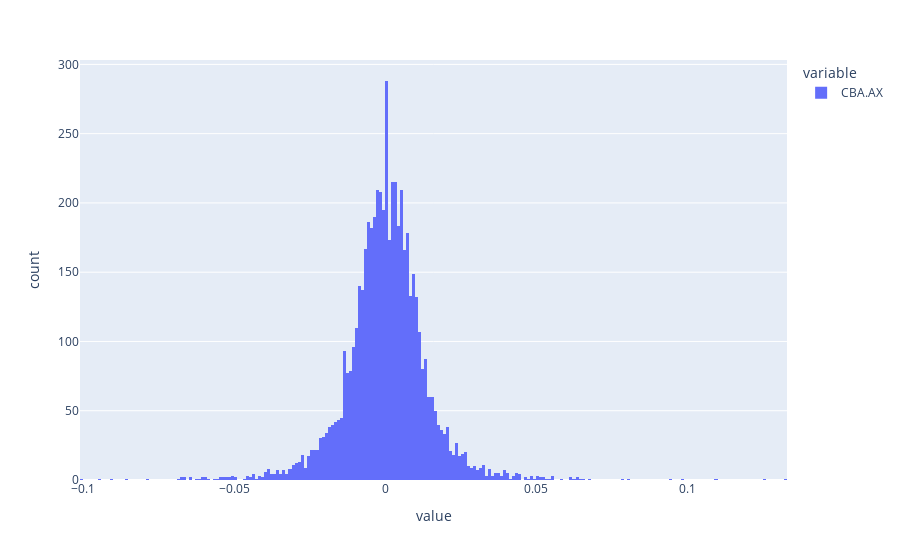

The notebook cell this image was saved under:
### Code cell
Close['CBA.AX'].pct_change().plot(kind='hist')

### Figure 1 — Plotly figure (JSON) as saved in the notebook; plotly's stock layout.template omitted (floating-point values rounded to 4 significant figures; data arrays with more than 128 entries replaced by an {"elided": "..."} marker saying what was removed)
{"data": [{"alignmentgroup": "True", "bingroup": "x", "hovertemplate": "variable=CBA.AX<br>value=%{x}<br>count=%{y}<extra></extra>", "legendgroup": "CBA.AX", "marker": {"color": "#636efa", "pattern": {"shape": ""}}, "name": "CBA.AX", "offsetgroup": "CBA.AX", "orientation": "v", "showlegend": true, "type": "histogram", "x": {"elided": "5518 float values"}, "xaxis": "x", "yaxis": "y"}], "layout": {"autosize": true, "barmode": "relative", "legend": {"title": {"text": "variable"}, "tracegroupgap": 0}, "margin": {"t": 60}, "xaxis": {"anchor": "y", "autorange": true, "domain": [0, 1], "range": [-0.101, 0.133], "title": {"text": "value"}, "type": "linear"}, "yaxis": {"anchor": "x", "autorange": true, "domain": [0, 1], "range": [0, 303.2], "title": {"text": "count"}}}}
